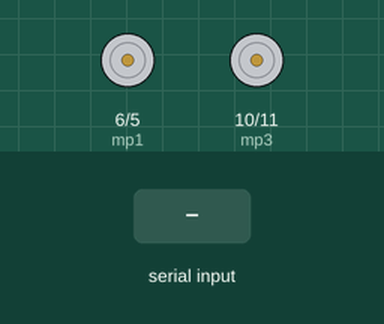
The sketch below on a simulated Arduino Uno, built with avr-gcc and run on an emulated ATmega328P. On the bench: motor-driver pin pairs drawn as motors (green arrow = first pin HIGH = forward, orange = second pin HIGH = backward, longer = more drive). The test bench sets the inputs (shaded band). What the sketch prints to the serial monitor is not drawn.

Above: at 1.2 s.
1.3 s: "f" received over Serial
At 1.6 s:
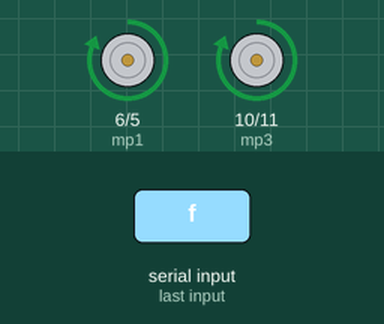
2.8 s: "b" received over Serial
At 3.9 s:
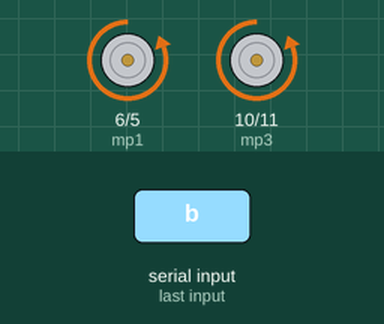
4.3 s: "r" received over Serial
At 5.0 s:
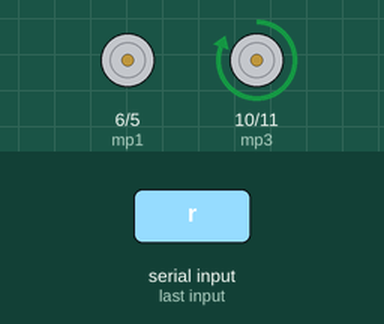
5.8 s: "l" received over Serial
At 6.2 s:
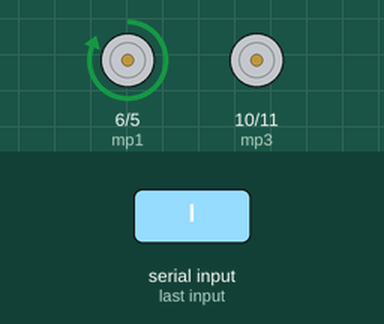
7.3 s: byte 0 (0) received over Serial
At 8.5 s:
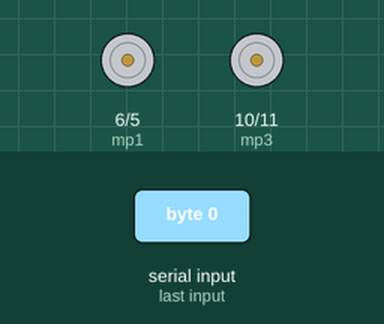
Timing chart, 0 to 9.8 s (numbered marks = the images above; inputs shaded):
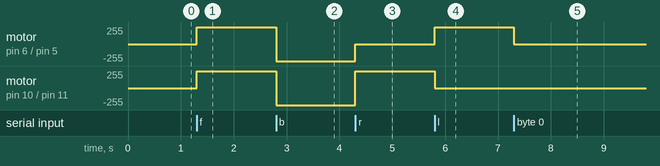

Measured:
- after the input at 1.3 s, motor on pin 6 (mp1) / pin 5 (mp2), motor on pin 10 (mp3) / pin 11 (mp4): stopped → forward 255/255 at once
- after the input at 2.8 s, motor on pin 6 (mp1) / pin 5 (mp2), motor on pin 10 (mp3) / pin 11 (mp4): forward 255/255 → backward 255/255 at once
- after the input at 4.3 s, motor on pin 6 (mp1) / pin 5 (mp2): backward 255/255 → stopped at once; motor on pin 10 (mp3) / pin 11 (mp4): backward 255/255 → forward 255/255 at once
- after the input at 5.8 s, motor on pin 6 (mp1) / pin 5 (mp2): stopped → forward 255/255 at once; motor on pin 10 (mp3) / pin 11 (mp4): forward 255/255 → stopped at once
- after the input at 7.3 s, motor on pin 6 (mp1) / pin 5 (mp2): forward 255/255 → stopped at once

The sketch:

Arduin_bt_cAR.ino
```cpp
//Created by oshan malith
char t;

int mp1=6;
int mp2= 5;
int mp3=10;
int mp4= 11;

void setup() {
 pinMode (mp1, OUTPUT);

  pinMode (mp2, OUTPUT);
  pinMode (mp3, OUTPUT);
  pinMode (mp4, OUTPUT);
  Serial.begin(9600);

}

void loop() {
 if (Serial.available()){
    t=Serial.read();
    Serial.println(t);
  }

  else if (t=='f'){
      digitalWrite(mp1,HIGH);
      digitalWrite(mp3,HIGH);
      digitalWrite(mp2,LOW);
      digitalWrite(mp4,LOW);
    }
   else if (t=='b'){
      digitalWrite(mp2,HIGH);
      digitalWrite(mp4,HIGH);
       digitalWrite(mp1,LOW);
      digitalWrite(mp3,LOW);
    }
    else if (t=='r'){
      digitalWrite(mp3,HIGH);
      digitalWrite(mp2,LOW);
      digitalWrite(mp4,LOW);
      digitalWrite(mp1,LOW);
    }
   else if (t=='l'){
      digitalWrite(mp1,HIGH);
       digitalWrite(mp3,LOW);
    digitalWrite(mp2,LOW);
      digitalWrite(mp4,LOW);
    }
  else if (t==0){
      digitalWrite(mp1,LOW);
      digitalWrite(mp3,LOW);
    digitalWrite(mp2,LOW);
      digitalWrite(mp4,LOW);
  }
  else if (t=='s'){
      digitalWrite(mp1,LOW);
      digitalWrite(mp3,LOW);
    digitalWrite(mp2,LOW);
      digitalWrite(mp4,LOW);
  delay(100);
  }
}
```
